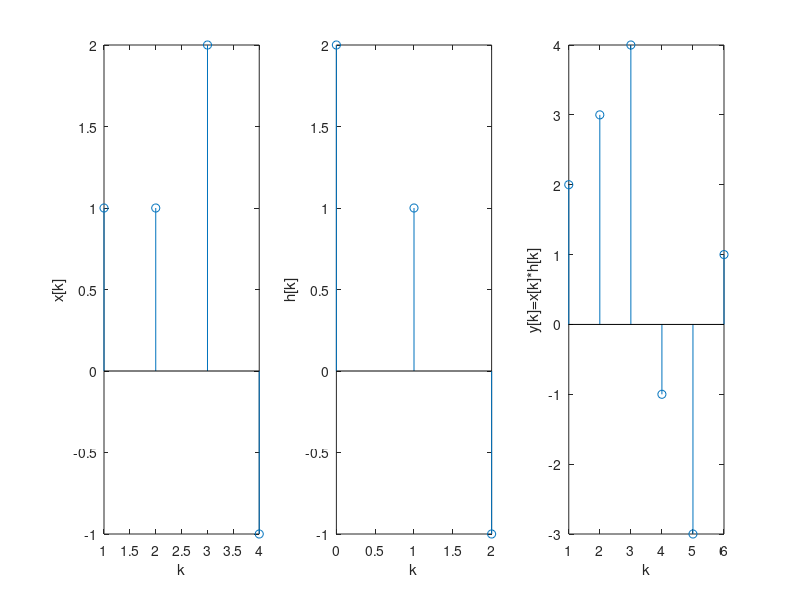

Recreate this plot in MATLAB.
clear all
close all
clc

% signal
x = [1, 1, 2, -1]  % non-zero elements
Nx = size(x,2)
kx = 1  % start index for first non-zero entry

% signal, we can interpret this as impulse response of LTI system
h = [2, 1, -1]
Nh = size(h,2)
kh = 0

% convolution
Ny = Nx+Nh-1
ky = kx+kh
y= conv(x,h)


figure
subplot(1,3,1)
k = kx:kx+Nx-1
stem(k,x)
xlabel('k')
ylabel('x[k]')

subplot(1,3,2)
k = kh:kh+Nh-1
stem(k,h)
xlabel('k')
ylabel('h[k]')

subplot(1,3,3)
k = ky:ky+Ny-1
stem(k,y)
xlabel('k')
ylabel('y[k]=x[k]*h[k]')